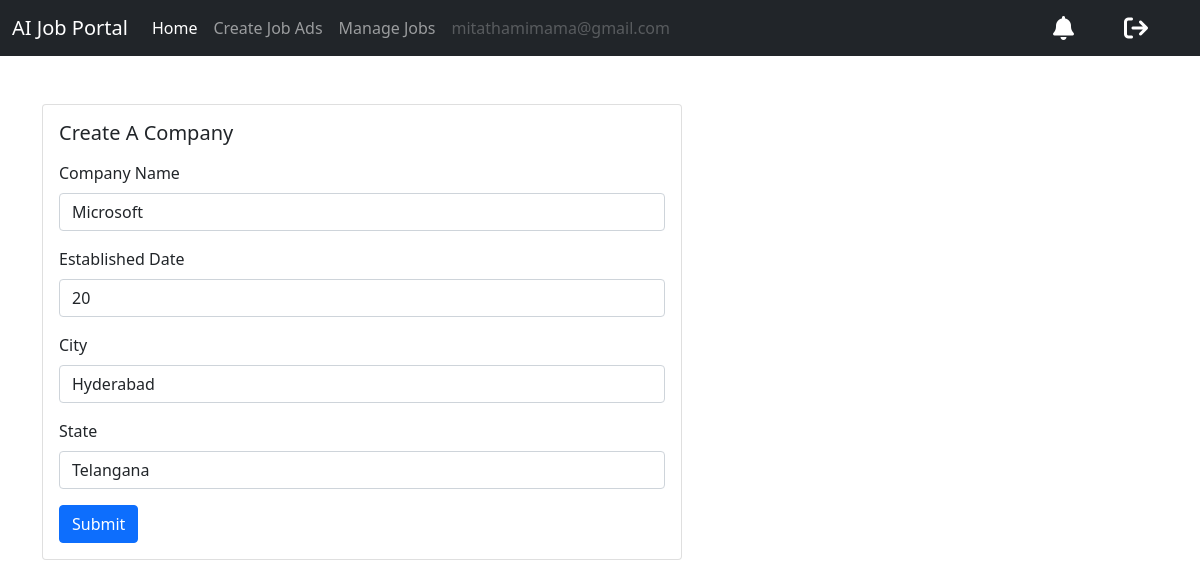
The page /company/update-company/ (signed in) on the database its author committed.
### users/models.py (models this page shows)
class User(AbstractUser):
    email = models.EmailField(unique = False)
    username_validator = UnicodeUsernameValidator()
    username = models.CharField(
        _("username"),
        max_length=150,
        unique=False,
        help_text=_(
            "Required. 150 characters or fewer. Letters, digits and @/./+/-/_ only."
        ),
        validators=[username_validator],
        error_messages={
            "unique": _("A user with that username already exists."),
        },
    )
    is_recruiter = models.BooleanField(default = False)
    is_applicant = models.BooleanField(default = False)
    has_resume = models.BooleanField(default = False)
    has_company = models.BooleanField(default = False)
    is_verified = models.BooleanField(default=None, null=True)
    email_hash = models.CharField(max_length=50, blank=True, null=True)
    class Meta:
        unique_together = ('email', 'is_verified')

### company/models.py (models this page shows, shortened)
class Company(models.Model):
    user = models.OneToOneField(User, on_delete=models.CASCADE)
    name = models.CharField(max_length = 100, null = True, blank = True)
    estd = models.PositiveIntegerField(null = True, blank = True)
    city = models.CharField(max_length = 100, null = True, blank = True)
    state = models.CharField(max_length = 100, null = True, blank = True)

### company/views.py (the view)
# urls.py: path('update-company/', views.update_company, name='update-company'),
def update_company(request):
    if request.user.is_authenticated and request.user.is_recruiter and request.user.is_verified:
        company = Company.objects.get(user=request.user)
        if(request.method == 'POST'):
            form = UpdateCompanyForm(request.POST, instance=company)
            if form.is_valid():
                var = form.save(commit=False)
                user = User.objects.get(id=request.user.id)
                user.has_company = True
                var.save()
                user.save()
                messages.info(request, 'Your company info has been updated!')
                return redirect('dashboard')
            else :
                messages.warning(request, 'Something went wrong')
        else :
            form = UpdateCompanyForm(instance=company)
            context = {'form':form}
            return render(request, 'company/update_company.html', context)
    else: #check for applicant to not update/create company
        messages.warning(request,'Permission denied')
        return redirect('dashboard')

### company/form.py
class UpdateCompanyForm(forms.ModelForm):
    class Meta:
        model = Company
        exclude = ('user', )

### templates/company/update_company.html (shortened to what this page needs)
{% extends 'base.html' %}
{% load widget_tweaks %}
{% block content %}
<div class="row">
    <div class="col-md-6">
        <div class="card mx-auto" style ="width: 40rem;">
            <div class="card-body">
                <h5 class="card-title mb-3">Create A Company</h5>
                <form method="POST">
                    <div class="mb-3">
                        <label for="exampleInputEmail1" class="form-label">Company Name</label>
                        {% render_field form.name class="form-control" %}
                    </div>
                    <div class="mb-3">
                        <label for="exampleInputEmail1" class="form-label">Established Date</label>
                        {% render_field form.estd class="form-control" %}
                    </div>
                    <div class="mb-3">
                        <label for="exampleInputEmail1" class="form-label">City</label>
                        {% render_field form.city class="form-control" %}
                    </div>
                    <div class="mb-3">
                        <label for="exampleInputEmail1" class="form-label">State</label>
                        {% render_field form.state class="form-control" %}
                    </div>
                    <button type="submit" class = "btn btn-primary">Submit</button>
                </form>
            </div>
        </div>
    </div>
</div>
{% endblock content %}

### templates/base.html (shortened to what this page needs)
<!DOCTYPE html>
<html lang="en">
<head>
    <link href = "https://cdnjs.cloudflare.com/ajax/libs/font-awesome/6.4.0/css/all.min.css" rel = "stylesheet" type="text/css"/>
    <link href = "https://cdn.jsdelivr.net/npm/bootstrap@5.0.2/dist/css/bootstrap.min.css" rel = "stylesheet"
>
</head>
<body>
    <nav class="navbar navbar-expand-lg navbar-dark bg-dark">
        <div class="container-fluid">
            <a class="navbar-brand" href="{% url 'home' %}">AI Job Portal</a>
            <div class="collapse navbar-collapse" id="navbarSupportedContent">
                {% if request.user.is_authenticated and request.user.is_verified %}
                {% if request.user.is_applicant %}
                <ul class="navbar-nav me-auto mb-2 mb-lg-0">
                    <li class="nav-item">
                        <a class="nav-link active" aria-current="page" href="{% url 'dashboard' %}">Home</a>
                    </li>
                    {% if request.user.has_resume %}
                    <li class="nav-item">
                        <a class="nav-link" href="{% url 'job-listing' %}">Apply to Jobs</a>
                    </li>
                    <li class="nav-item">
                        <a class="nav-link" aria-current="page" href="{% url 'applied-jobs' %}">Manage Job Applications</a>
                    </li>
                    <li class="nav-item">
                        <a class="nav-link" aria-current="page" href="{% url 'update-resume' %}">Update Resume</a>
                    </li>
                    {% else %}
                    <li class="nav-item">
                        <a class="nav-link" href="{% url 'update-resume' %}">Create Resume</a>
                    </li>
                    {% endif %}
                    <li class="nav-item">
                        <a class="nav-link disabled" href="#" tabindex="-1" aria-disabled="true">{{request.user.email}}</a>
                    </li>
                </ul>
                {% elif request.user.is_recruiter %}
                <ul class="navbar-nav me-auto mb-2 mb-lg-0">
                    <li class="nav-item">
                        <a class="nav-link active" aria-current="page" href="{% url 'dashboard' %}">Home</a>
                    </li>
                    {% if request.user.has_company %}
                    <li class="nav-item">
                        <a class="nav-link" href="{% url 'create-job' %}">Create Job Ads</a>
                    </li>
                    <li class="nav-item">
                        <a class="nav-link" href="{% url 'manage-jobs' %}">Manage Jobs</a>
                    </li>
                    {% else %}
                    <li class="nav-item">
                        <a class="nav-link" href="{% url 'update-company' %}">Create Company</a>
                    </li>
                    {% endif %}
                    <li class="nav-item">
                        <a class="nav-link disabled" href="#" tabindex="-1" aria-disabled="true">{{request.user.email}}</a>
                    </li>
                </ul>
                {% endif %}
                <a href="{% url 'notifications' %}" class="notification-link" style="margin-right: 50px;color:white">
                    <i class="fa-sharp fa-solid fa-bell fa-xl"></i>
                </a>
                <a href="{% url 'logout' %}"  style="margin-right: 40px;color:white;">
                    <i class="fa-sharp fa-solid fa-arrow-right-from-bracket fa-xl"></i>
                </a>
                {% endif %}
            </div>
        </div>
    </nav>
    <div class="container mt-5">
        {% block content %}
        {% endblock content %}
    </div>
</body>
</html>

### rows shown on the page
User: user.email "mitathamimama@gmail.com"
Company: name "Microsoft", estd "20", city "Hyderabad", state "Telangana"
